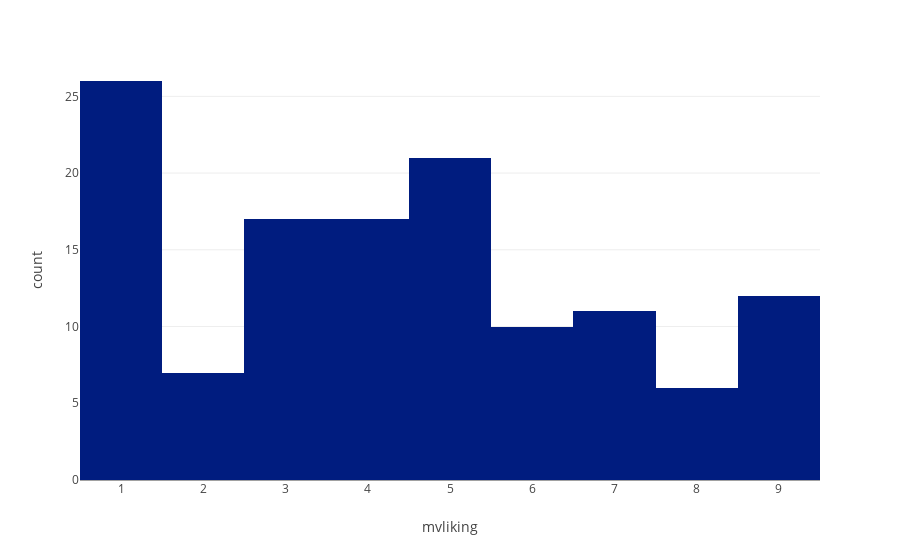

The cell this chart's notebook holds for it:
### Code cell
# Checking the distribution of interest in the new vehicle for cluster 1
fig = px.histogram(data_frame=cluster1, x="mvliking")
fig.show()

### Figure 1 — Plotly figure (JSON) as saved in the notebook; plotly's stock layout.template omitted (floating-point values rounded to 4 significant figures)
{"data": [{"alignmentgroup": "True", "bingroup": "x", "hovertemplate": "mvliking=%{x}<br>count=%{y}<extra></extra>", "legendgroup": "", "marker": {"color": "#001c7f", "pattern": {"shape": ""}}, "name": "", "offsetgroup": "", "orientation": "v", "showlegend": false, "type": "histogram", "x": [3, 1, 2, 5, 3, 7, 2, 1, 1, 3, 6, 7, 9, 3, 1, 5, 9, 6, 3, 5, 7, 1, 5, 4, 1, 4, 9, 4, 5, 1, 5, 3, 8, 7, 6, 5, 4, 2, 3, 4, 1, 7, 9, 1, 9, 5, 5, 5, 1, 7, 7, 4, 6, 9, 5, 5, 4, 1, 3, 1, 3, 1, 6, 1, 8, 1, 1, 9, 3, 7, 6, 8, 2, 5, 5, 4, 1, 3, 6, 6, 8, 5, 5, 4, 3, 1, 5, 5, 3, 5, 9, 5, 3, 2, 4, 2, 4, 7, 5, 2, 4, 1, 3, 4, 8, 1, 9, 1, 1, 4, 1, 1, 4, 6, 9, 1, 6, 3, 9, 4, 7, 1, 3, 8, 4, 7, 9], "xaxis": "x", "yaxis": "y"}], "layout": {"barmode": "relative", "legend": {"tracegroupgap": 0}, "margin": {"t": 60}, "xaxis": {"anchor": "y", "domain": [0, 1], "title": {"text": "mvliking"}}, "yaxis": {"anchor": "x", "domain": [0, 1], "title": {"text": "count"}}}}
